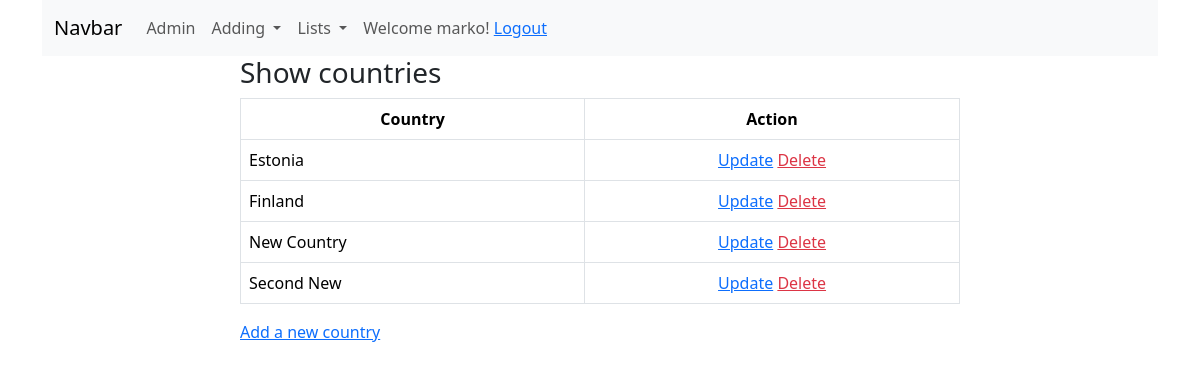
Before: /booksapp/country_list/ (signed in) with the older database file.
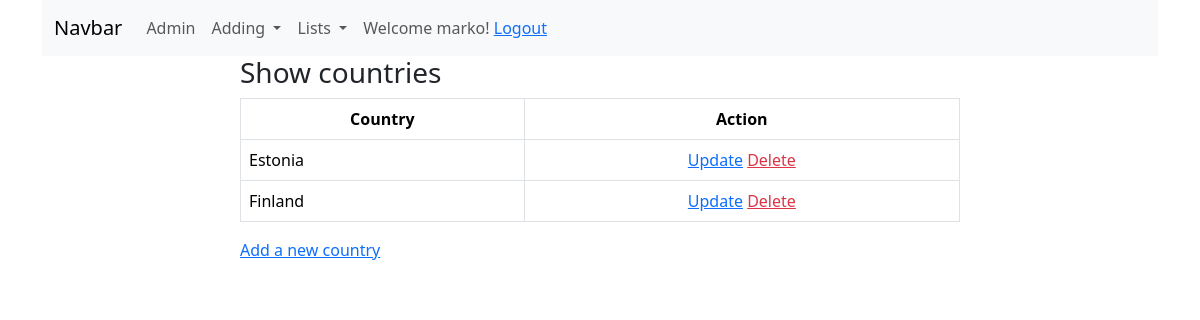
After: the same page with the newer database file.
### booksapp/models.py (models this page shows)
class Country(models.Model):
    country = models.CharField(max_length=50,
                               validators=[MinLengthValidator(3)])
    class Meta:
        verbose_name_plural = 'countries'
    def __str__(self):
        return self.country

### booksapp/views.py (the view)
# urls.py: path('country_list/', views.CountryListView.as_view(), name='country_list'),  # Country List View
class CountryListView(ListView):
    model = Country
    queryset = Country.objects.order_by('country')
    context_object_name = 'countries'  # object_list is default

### booksapp/templates/booksapp/country_list.html
{% extends 'base.html' %}
{% block content %}
	<div class="container">
        <div class="row">
            <div class="col-8 mx-auto">
                <h3>Show countries</h3>
                <table class="table table-bordered table-hover">
                    <thead>
                        <tr class="text-center">
                            <th>Country</th>
                            {% if user.is_authenticated %}
                                <th>Action</th>
                            {% endif %}
                        </tr>
                    </thead>
                    <tbody>
                        {% for country in countries %}
                            <tr>
                                <td>{{ country }}</td>
                                {% if user.is_authenticated %}
                                <td class="text-center">
                                    <a href="{% url 'booksapp:country_update' pk=country.id %}">Update</a>
                                    <a href="{% url 'booksapp:country_delete' pk=country.id %}" class="text-danger">Delete</a>
                                </td>
                                {% endif %}
                            </tr>
                        {% endfor %}
                    </tbody>
                </table>
                <a href="{% url 'booksapp:country_create' %}">Add a new country</a>
            </div>
        </div>
    </div>
{% endblock %}

Changed rows visible on the page:
removed Country: country "New Country"
removed Country: country "Second New"
